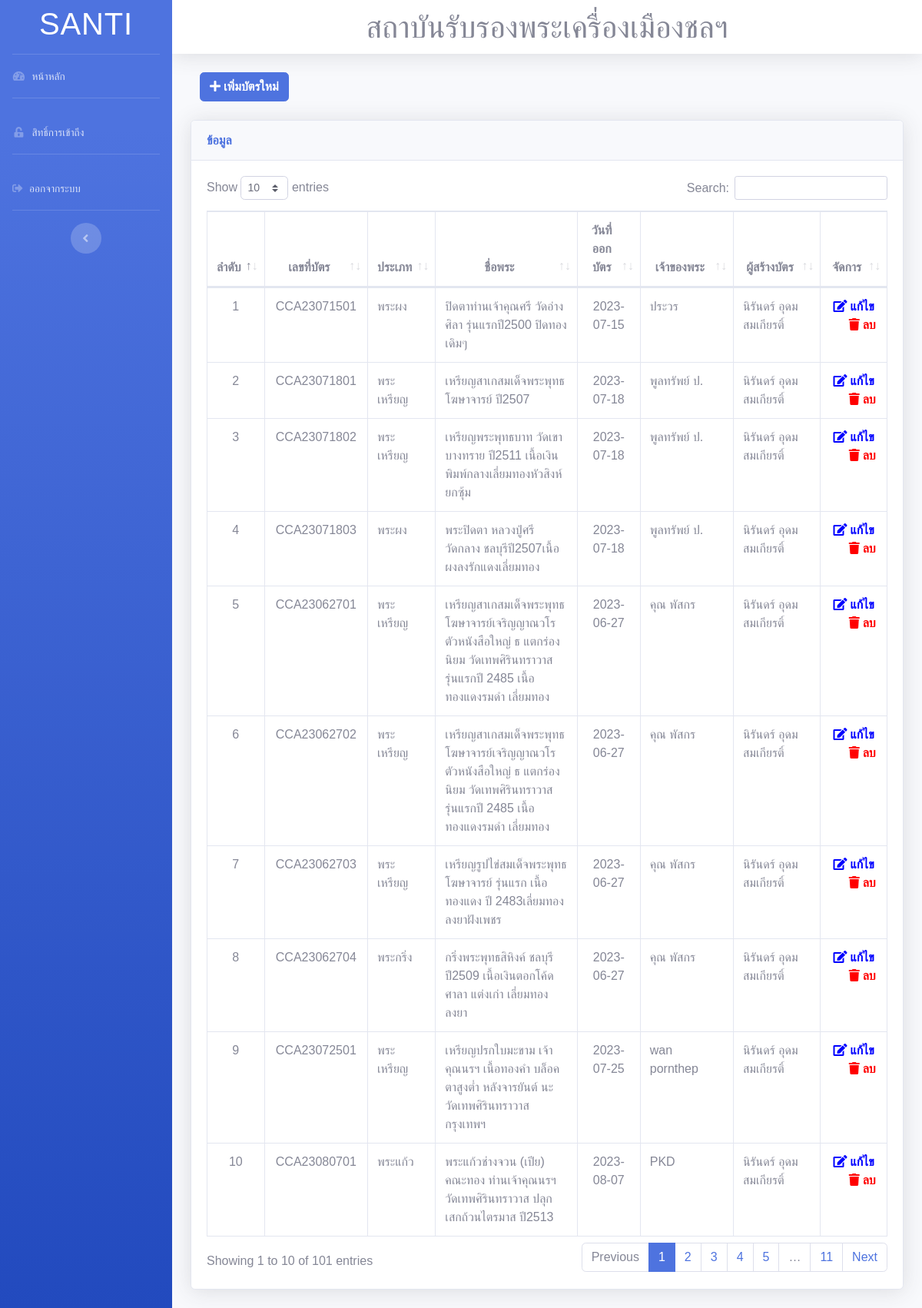
/a/page/card (signed in), run on the app's committed database.
### tables this page shows
CREATE TABLE `tb_history` (
  `his_id` int(11) NOT NULL,
  `his_type` varchar(255) DEFAULT NULL,
  `his_nameproduct` varchar(255) DEFAULT NULL,
  `his_province` varchar(255) DEFAULT NULL,
  `his_owner` varchar(255) DEFAULT NULL,
  `his_price` varchar(255) DEFAULT NULL,
  `his_datecard` varchar(255) DEFAULT NULL,
  `his_numcard` varchar(255) DEFAULT NULL,
  `his_detailproduct` longtext DEFAULT NULL,
  `his_tel` varchar(255) DEFAULT NULL,
  `his_code` varchar(255) DEFAULT NULL,
  `his_create_date` datetime DEFAULT NULL,
  `his_create_by` varchar(255) DEFAULT NULL
);

CREATE TABLE `tb_member` (
  `member_id` int(11) NOT NULL,
  `member_user` varchar(255) DEFAULT NULL,
  `member_pass` varchar(255) DEFAULT NULL,
  `member_name` varchar(255) DEFAULT NULL,
  `member_tel` varchar(255) DEFAULT NULL,
  `status` int(11) DEFAULT NULL
);

### a/page/card/index.php (the view, shortened to what this page needs)
<?php include("../../../config/dbConnection.php") ?>
<!DOCTYPE html>
<html lang="en">
<head>
  <link href="../../vendor/fontawesome-free/css/all.min.css" rel="stylesheet" type="text/css">
  <link href="../../css/sb-admin-2.min.css" rel="stylesheet">
  <link href="../../vendor/datatables/dataTables.bootstrap4.min.css" rel="stylesheet">
</head>
<body id="page-top">
  <div id="wrapper">
  <?php include("../../include/menu.php")?>
    <div id="content-wrapper" class="d-flex flex-column">
      <div id="content">
        <?php include("../../include/nav.php")?>
        <div class="container-fluid">
          <div class="col-md-2 right" >
          <a href="add_card.php" class="btn btn-primary" >
                        <font color="white"> <i class="fa fa-plus"> เพิ่มบัตรใหม่</i></font></a>
          </div>
          <br>
          <div class="content">
            <div class="card shadow mb-4">
              <div class="card-header py-3">
                <h6 class="m-0 font-weight-bold text-primary">ข้อมูล</h6>
              </div>
              <div class="card-body">
                <div class="table-responsive">
                <?php
                  $sql = $conn->prepare("SELECT * FROM tb_history a LEFT JOIN tb_member b ON b.member_id = a.his_create_by");
                  $sql->execute();
                  $query = $sql->fetchAll();
                  $i=1;
                ?>
                <table class="table table-bordered" id="dataTable" width="100%" cellspacing="0">
                  <thead>
                    <tr>
                      <th width="5%"><center>ลำดับ</center></th>
                      <th width="10%"><center>เลขที่บัตร</center></th>
                      <th width="10%"><center>ประเภท</center></th>
                      <th width="25%"><center>ชื่อพระ</center></th>
                      <th width="10%"><center>วันที่ออกบัตร</center></th>
                      <th width="15%"><center>เจ้าของพระ</center></th>
                      <th width="15%"><center>ผู้สร้างบัตร</center></th>
                      <th width="10%"><center>จัดการ</center></th>
                    </tr>
                  </thead>
                  <?php foreach($query as $result) { ?>
                  <tr>
                    <td><center><?php echo $i; ?></center></td>
                    <td><center><?php echo $result['his_numcard']; ?></center></td>
                    <td><?php echo $result['his_type']; ?></td>
                    <td><?php echo $result['his_nameproduct']; ?></td>
                    <td><center><?php echo $result['his_datecard']; ?></center></td>
                    <td><?php echo $result['his_owner']; ?></td>
                    <td><?php echo $result['member_name']; ?></td>
                    <td><center>
                      <a href="edit_card.php?his_code=<?php echo $result["his_code"]; ?>">
                        <font color="blue"> <i class="fa fa-edit"> แก้ไข</i></font></a>&nbsp;&nbsp;&nbsp;&nbsp;
                      <a href="delete.php?his_code=<?php echo $result["his_code"]; ?>" onclick="return confirm('คุณต้องการลบข้อมูลที่เลือกหรือไม่')">
                        <font color="red"> <i class="fa fa-trash"> ลบ</i></font></a>
                      </center>
                    </td>
                  </tr>
              <?php
                ++$i;  }
              ?>
              </table>
                </div>
              </div>
            </div>
          </div>
        </div>
      </div>
    </div>
  </div>
</body>
</html>

### a/include/menu.php (shortened to what this page needs)
        <ul class="navbar-nav bg-gradient-primary sidebar sidebar-dark accordion" id="accordionSidebar">
<?php
$str = $_SESSION["member_name"];
$name= explode(" ",$str);
$rsname0 = $name[0];
?>
<a class="sidebar-brand d-flex align-items-center justify-content-center" href="" value="Refresh" ><h1><?php echo $rsname0;?></h1></a>
<hr class="sidebar-divider my-0">
<li class="nav-item">
  <a class="nav-link" href="../card">
    <i class="fas fa-fw fa-tachometer-alt"></i>
    <span>หน้าหลัก</span>
  </a>
</li>
<?php $status=$_SESSION["status"]; ?>
<?php if($status=='1'){ ?>
<hr class="sidebar-divider">
  <li class="nav-item">
    <a class="nav-link" href="../admin">
      <i class="fas fa-fw fa-unlock-alt"></i>
      <span>สิทธิ์การเข้าถึง</span>
    </a>
  </li>
<?php } ?>
<hr class="sidebar-divider">
  <li class="nav-item">
    <a class="nav-link" href="#" data-toggle="modal" data-target="#logoutModal">
      <i class="fas fa-sign-out-alt"></i>
      <span>ออกจากระบบ</span>
    </a>
  </li>
<hr class="sidebar-divider d-none d-md-block">
<div class="text-center d-none d-md-inline">
  <button class="rounded-circle border-0" id="sidebarToggle"></button>
</div>
</ul>

### a/include/nav.php (shortened to what this page needs)
<nav class="navbar navbar-expand navbar-light bg-white topbar mb-4 static-top shadow">
  <h1 class="center">สถาบันรับรองพระเครื่องเมืองชลฯ</h1>
</nav>

### a/page/card/index.php (style rules this page uses)
body { margin: 0; font-family: Arial, Helvetica, sans-serif; }

### data on the page
tb_history: his_numcard "CCA23071501", his_type "พระผง", his_nameproduct "ปิดตาท่านเจ้าคุณศรี วัดอ่างศิลา รุ่นแรกปี2500 ปิดทองเดิมๆ", his_datecard "2023-07-15", his_owner "ประวร", tb_member.member_name "นิรันดร์ อุดมสมเกียรติ์"
tb_history: his_numcard "CCA23071801", his_type "พระเหรียญ", his_nameproduct "เหรียญสาเกสมเด็จพระพุทธโฆษาจารย์ ปี2507", his_datecard "2023-07-18", his_owner "พูลทรัพย์ ป.", tb_member.member_name "นิรันดร์ อุดมสมเกียรติ์"
tb_history: his_numcard "CCA23071802", his_type "พระเหรียญ", his_nameproduct "เหรียญพระพุทธบาท วัดเขาบางทราย ปี2511 เนื้อเงิน พิมพ์กลางเลี่ยมทองหัวสิงห์ยกซุ้ม", his_datecard "2023-07-18", his_owner "พูลทรัพย์ ป.", tb_member.member_name "นิรันดร์ อุดมสมเกียรติ์"
tb_history: his_numcard "CCA23071803", his_type "พระผง", his_nameproduct "พระปิดตา หลวงปู่ศรี วัดกลาง ชลบุรีปี2507เนื้อผงลงรักแดงเลี่ยมทอง", his_datecard "2023-07-18", his_owner "พูลทรัพย์ ป.", tb_member.member_name "นิรันดร์ อุดมสมเกียรติ์"
tb_history: his_numcard "CCA23062701", his_type "พระเหรียญ", his_nameproduct "เหรียญสาเกสมเด็จพระพุทธโฆษาจารย์เจริญญาณวโรตัวหนังสือใหญ่ ธ แตกร่องนิยม วัดเทพศิรินทราวาส รุ่นแรกปี 2485 เนื้อทองแดงรมดำ เลี่ยมทอง", his_datecard "2023-06-27", his_owner "คุณ พัสกร", tb_member.member_name "นิรันดร์ อุดมสมเกียรติ์"
tb_history: his_numcard "CCA23062702", his_type "พระเหรียญ", his_nameproduct "เหรียญสาเกสมเด็จพระพุทธโฆษาจารย์เจริญญาณวโรตัวหนังสือใหญ่ ธ แตกร่องนิยม วัดเทพศิรินทราวาส รุ่นแรกปี 2485 เนื้อทองแดงรมดำ เลี่ยมทอง", his_datecard "2023-06-27", his_owner "คุณ พัสกร", tb_member.member_name "นิรันดร์ อุดมสมเกียรติ์"
tb_history: his_numcard "CCA23062703", his_type "พระเหรียญ", his_nameproduct "เหรียญรูปไข่สมเด็จพระพุทธโฆษาจารย์ รุ่นแรก เนื้อทองแดง ปี 2483เลี่ยมทองลงยาฝังเพชร", his_datecard "2023-06-27", his_owner "คุณ พัสกร", tb_member.member_name "นิรันดร์ อุดมสมเกียรติ์"
tb_history: his_numcard "CCA23062704", his_type "พระกริ่ง", his_nameproduct "กริ่งพระพุทธสิหิงค์ ชลบุรี ปี2509 เนื้อเงินตอกโค้ดศาลา แต่งเก่า เลี่ยมทองลงยา", his_datecard "2023-06-27", his_owner "คุณ พัสกร", tb_member.member_name "นิรันดร์ อุดมสมเกียรติ์"
tb_history: his_numcard "CCA23072501", his_type "พระเหรียญ", his_nameproduct "เหรียญปรกใบมะขาม เจ้าคุณนรฯ เนื้อทองคำ บล็อคตาสูงต่ำ หลังจารยันต์ นะ วัดเทพศิรินทราวาส กรุงเทพฯ", his_datecard "2023-07-25", his_owner "wan pornthep", tb_member.member_name "นิรันดร์ อุดมสมเกียรติ์"
tb_history: his_numcard "CCA23080701", his_type "พระแก้ว", his_nameproduct "พระแก้วช่างจวน (เปีย) คณะทอง ท่านเจ้าคุณนรฯ วัดเทพศิรินทราวาส ปลุกเสกถ้วนไตรมาส ปี2513", his_datecard "2023-08-07", his_owner "PKD", tb_member.member_name "นิรันดร์ อุดมสมเกียรติ์"

### other printed values
$rsname0 "SANTI"
